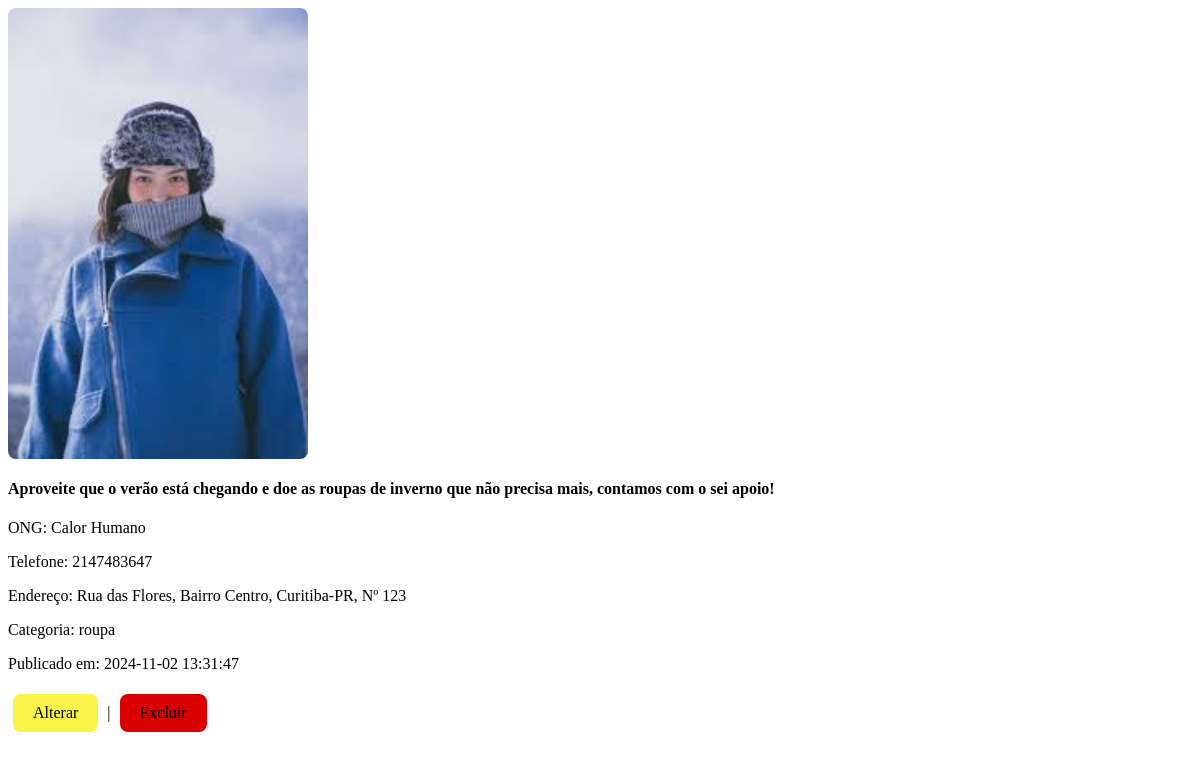
Before: /lista-anuncios-adm.php (signed in) with the older database file.
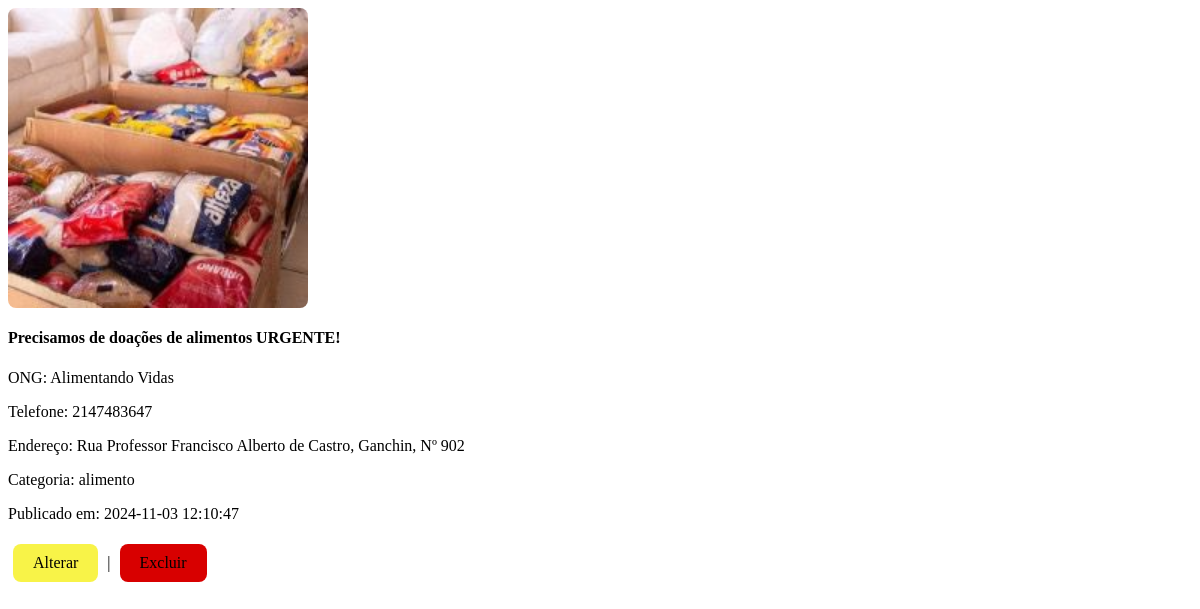
After: the same page with the newer database file.
### tables this page shows
CREATE TABLE `postagem_ong` (
  `id_post` int(11) NOT NULL,
  `boxpost` text NOT NULL,
  `telefone` int(11) NOT NULL,
  `endereco` varchar(50) NOT NULL,
  `numero` int(6) NOT NULL,
  `categoria` varchar(15) NOT NULL,
  `ong_post_file` mediumtext NOT NULL,
  `data_post` datetime NOT NULL,
  `id_ong` int(11) NOT NULL
);

CREATE TABLE `ongs` (
  `id_ong` int(11) NOT NULL,
  `nome` varchar(50) NOT NULL,
  `cnpj` varchar(30) NOT NULL,
  `endereco` varchar(100) NOT NULL,
  `email` varchar(100) NOT NULL,
  `telefone` varchar(50) NOT NULL,
  `senha` varchar(100) NOT NULL,
  `data_cadastro` date NOT NULL,
  `foto` mediumtext NOT NULL
);

### lista-anuncios-adm.php (the view, shortened to what this page needs)
<?php
include "conn.php";
$query = "SELECT
    ongs.id_ong,
    ongs.nome AS nome_ong,
    ongs.endereco AS endereco_ong,
    ongs.cnpj,
    postagem_ong.boxpost,
    postagem_ong.telefone AS telefone_postagem,
    postagem_ong.endereco AS endereco_postagem,
    postagem_ong.numero,
    postagem_ong.categoria,
    postagem_ong.ong_post_file,
    postagem_ong.data_post,
    postagem_ong.id_post
FROM
    postagem_ong
INNER JOIN
    ongs ON ongs.id_ong = postagem_ong.id_ong";
$stmt = $conn->prepare($query);
$stmt->execute();
if ($stmt->rowCount() === 0) {
    echo "<p>Nenhum anúncio encontrado.</p>";
} else {
    while ($row = $stmt->fetch(PDO::FETCH_ASSOC)) {
        $foto_anuncio = "upload/" . htmlspecialchars($row['ong_post_file']);
        $boxpost = htmlspecialchars($row['boxpost']);
        $telefone = htmlspecialchars($row['telefone_postagem']);
        $endereco_postagem = htmlspecialchars($row['endereco_postagem']);
        $numero = htmlspecialchars($row['numero']);
        $categoria = htmlspecialchars($row['categoria']);
        $data_post = htmlspecialchars($row['data_post']);
        $nome_ong = htmlspecialchars($row['nome_ong']);
        $id_post = $row['id_post'];
        echo "<div class='anuncio'>";
        if (file_exists($foto_anuncio)) {
            echo "<img src='$foto_anuncio' alt='Imagem do anúncio' class='anuncio-imagem' style='width: 100%; max-width: 300px; height: auto; border-radius: 8px;'>";
        } else {
            echo "<p>Imagem não encontrada: $foto_anuncio</p>";
        }
        echo "<div class='boxpost-text'><h4>$boxpost</h4></div>";
        echo "<p>ONG: $nome_ong</p>";
        echo "<p>Telefone: $telefone</p>";
        echo "<p>Endereço: $endereco_postagem, Nº $numero</p>";
        echo "<p>Categoria: $categoria</p>";
        echo "<p>Publicado em: $data_post</p>";
        echo "<a href='alterar_anuncio_ong.php?id_post=" . htmlspecialchars($id_post) . "' class='btn btn-alterar'>Alterar</a> | ";
        echo "<a href='excluir_anuncio_ong.php?id_post=" . htmlspecialchars($id_post) . "' class='btn btn-excluir' onclick='return confirm(\"Tem certeza que deseja excluir este anúncio?\")'>Excluir</a>";
        echo "</div>";
    }
}
?>

### lista-anuncios-adm.php (style rules this page uses)
.btn { display: inline-block; padding: 10px 20px; margin: 5px; border-radius: 8px; text-decoration: none; color: #000; transition: background-color 0.3s; }
.btn-alterar { background-color: #f8f348; }
.btn-excluir { background-color: #d80000; }

Changed rows visible on the page:
removed postagem_ong: ong_post_file (picture), boxpost "Aproveite que o verão está chegando e doe as roupas de inverno que não precisa mais, contamos com o sei apoio!", id_ong.nome "Calor Humano", telefone "2147483647", endereco "Rua das Flores, Bairro Centro, Curitiba-PR", numero "123", categoria "roupa", data_post "2024-11-02 13:31:47"
added postagem_ong: ong_post_file (picture), boxpost "Precisamos de doações de alimentos URGENTE!", id_ong.nome "Alimentando Vidas", telefone "2147483647", endereco "Rua Professor Francisco Alberto de Castro, Ganchin", numero "902", categoria "alimento", data_post "2024-11-03 12:10:47"
